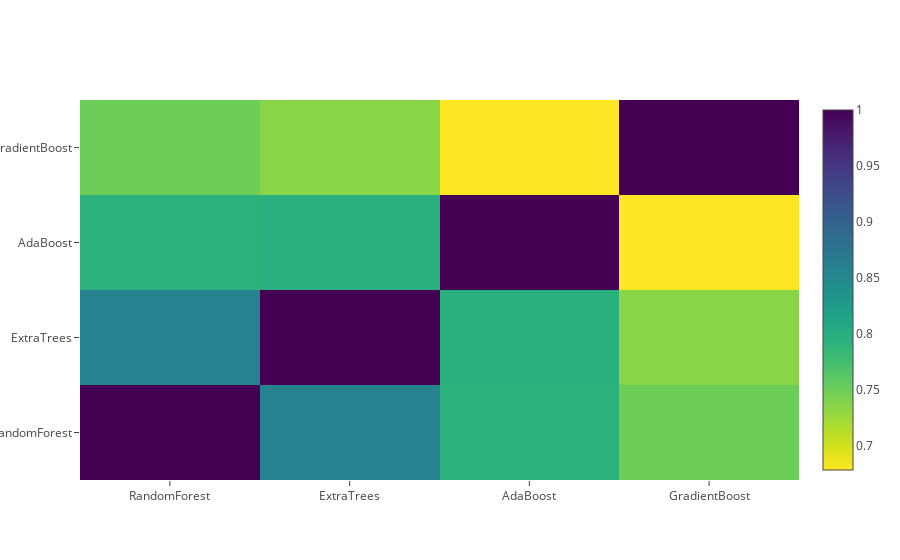

Notebook code for this chart:
### Markdown cell above
**Correlation Heatmap of the Second Level Training set**

### Code cell
data = [
    go.Heatmap(
        z= base_predictions_train.astype(float).corr().values ,
        x=base_predictions_train.columns.values,
        y= base_predictions_train.columns.values,
          colorscale='Viridis',
            showscale=True,
            reversescale = True
    )
]
py.iplot(data, filename='labelled-heatmap')

### Figure 1 — Plotly figure (JSON) as saved in the notebook; plotly's stock layout.template omitted (floating-point values rounded to 4 significant figures)
{"data": [{"colorscale": "Viridis", "reversescale": true, "showscale": true, "type": "heatmap", "uid": "5a0e2e92-2eeb-4648-af65-e390b9594f74", "x": ["RandomForest", "ExtraTrees", "AdaBoost", "GradientBoost"], "y": ["RandomForest", "ExtraTrees", "AdaBoost", "GradientBoost"], "z": [[1, 0.8592, 0.794, 0.7498], [0.8592, 1, 0.7966, 0.7359], [0.794, 0.7966, 1, 0.6786], [0.7498, 0.7359, 0.6786, 1]]}], "layout": {}}
